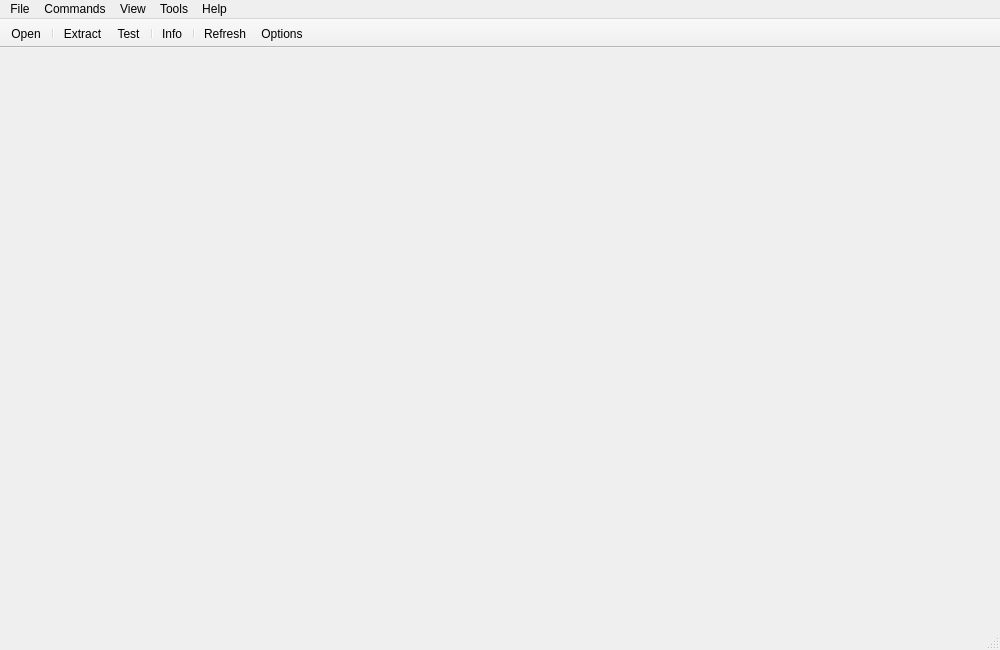
<?xml version="1.0" encoding="UTF-8"?>
<ui version="4.0">
 <class>GuiMainWindow</class>
 <widget class="QMainWindow" name="GuiMainWindow">
  <property name="geometry">
   <rect>
    <x>0</x>
    <y>0</y>
    <width>1000</width>
    <height>650</height>
   </rect>
  </property>
  <property name="windowTitle">
   <string>XFileUnpacker</string>
  </property>
  <widget class="XFileExplorerWidget" name="centralwidget" native="true"/>
  <widget class="QMenuBar" name="menubar">
   <property name="geometry">
    <rect>
     <x>0</x>
     <y>0</y>
     <width>1000</width>
     <height>21</height>
    </rect>
   </property>
   <widget class="QMenu" name="menuFile">
    <property name="title">
     <string>File</string>
    </property>
    <addaction name="actionOpen"/>
    <addaction name="separator"/>
    <addaction name="actionExit"/>
   </widget>
   <widget class="QMenu" name="menuCommands">
    <property name="title">
     <string>Commands</string>
    </property>
    <addaction name="actionExtract"/>
    <addaction name="actionTest"/>
    <addaction name="separator"/>
    <addaction name="actionInfo"/>
   </widget>
   <widget class="QMenu" name="menuView">
    <property name="title">
     <string>View</string>
    </property>
    <addaction name="actionRefresh"/>
   </widget>
   <widget class="QMenu" name="menuHelp">
    <property name="title">
     <string>Help</string>
    </property>
    <addaction name="actionAbout"/>
   </widget>
   <widget class="QMenu" name="menuTools">
    <property name="title">
     <string>Tools</string>
    </property>
    <addaction name="actionOptions"/>
   </widget>
   <addaction name="menuFile"/>
   <addaction name="menuCommands"/>
   <addaction name="menuView"/>
   <addaction name="menuTools"/>
   <addaction name="menuHelp"/>
  </widget>
  <widget class="QToolBar" name="toolBar">
   <property name="windowTitle">
    <string>Main toolbar</string>
   </property>
   <property name="movable">
    <bool>false</bool>
   </property>
   <property name="iconSize">
    <size>
     <width>32</width>
     <height>32</height>
    </size>
   </property>
   <property name="toolButtonStyle">
    <enum>Qt::ToolButtonTextUnderIcon</enum>
   </property>
   <attribute name="toolBarArea">
    <enum>TopToolBarArea</enum>
   </attribute>
   <attribute name="toolBarBreak">
    <bool>false</bool>
   </attribute>
   <addaction name="actionOpen"/>
   <addaction name="separator"/>
   <addaction name="actionExtract"/>
   <addaction name="actionTest"/>
   <addaction name="separator"/>
   <addaction name="actionInfo"/>
   <addaction name="separator"/>
   <addaction name="actionRefresh"/>
   <addaction name="actionOptions"/>
  </widget>
  <widget class="QStatusBar" name="statusbar"/>
  <action name="actionOpen">
   <property name="text">
    <string>Open...</string>
   </property>
   <property name="shortcut">
    <string>Ctrl+O</string>
   </property>
  </action>
  <action name="actionExtract">
   <property name="text">
    <string>Extract</string>
   </property>
   <property name="toolTip">
    <string>Extract archive to a directory</string>
   </property>
   <property name="shortcut">
    <string>Ctrl+E</string>
   </property>
  </action>
  <action name="actionTest">
   <property name="text">
    <string>Test</string>
   </property>
   <property name="toolTip">
    <string>Test archive integrity</string>
   </property>
   <property name="shortcut">
    <string>Ctrl+T</string>
   </property>
  </action>
  <action name="actionInfo">
   <property name="text">
    <string>Info</string>
   </property>
   <property name="toolTip">
    <string>Show file information</string>
   </property>
   <property name="shortcut">
    <string>Alt+Return</string>
   </property>
  </action>
  <action name="actionRefresh">
   <property name="text">
    <string>Refresh</string>
   </property>
   <property name="shortcut">
    <string>F5</string>
   </property>
  </action>
  <action name="actionExit">
   <property name="text">
    <string>Exit</string>
   </property>
  </action>
  <action name="actionOptions">
   <property name="text">
    <string>Options...</string>
   </property>
  </action>
  <action name="actionAbout">
   <property name="text">
    <string>About</string>
   </property>
  </action>
 </widget>
 <customwidgets>
  <customwidget>
   <class>XFileExplorerWidget</class>
   <extends>QWidget</extends>
   <header>xfileexplorerwidget.h</header>
   <container>1</container>
  </customwidget>
 </customwidgets>
 <resources/>
 <connections/>
</ui>
